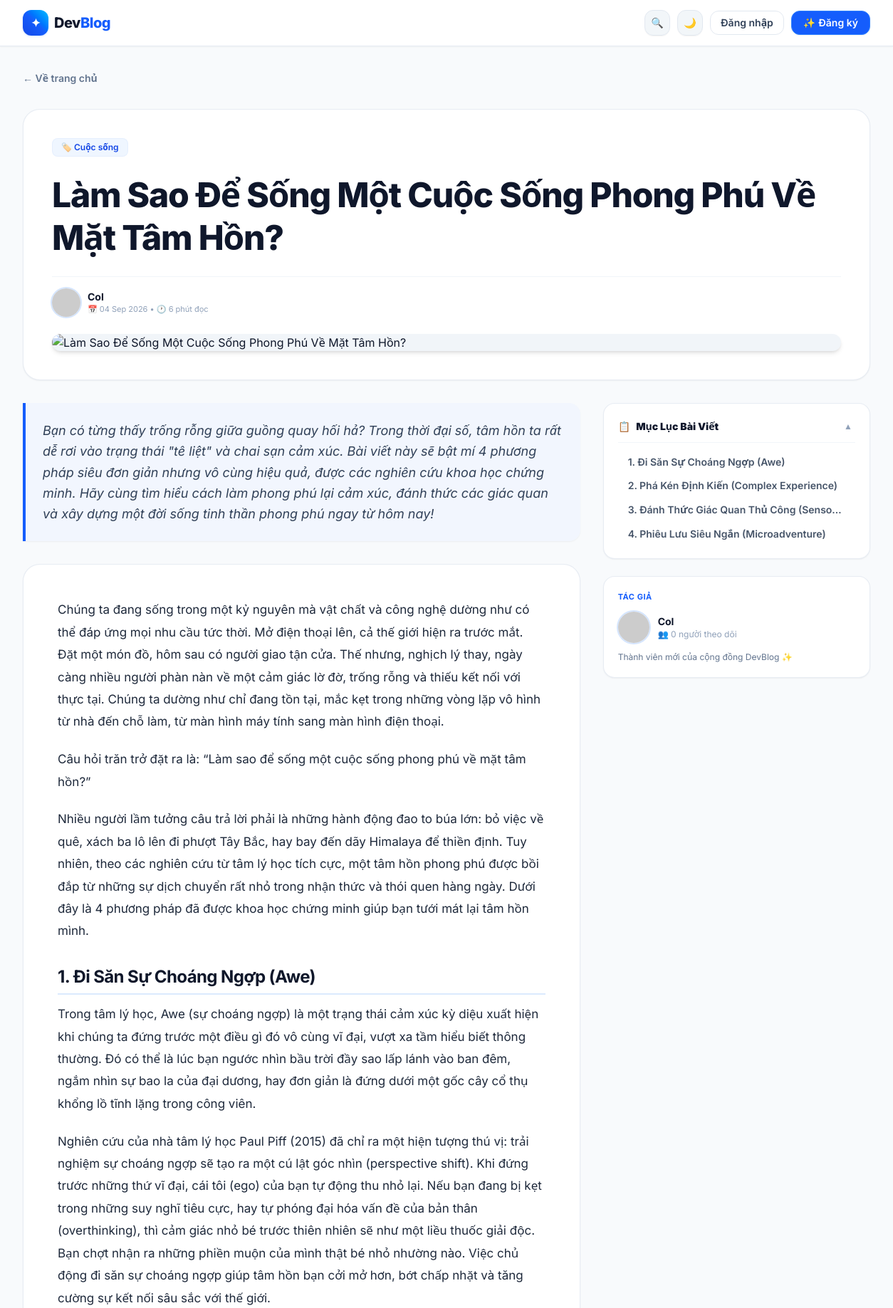
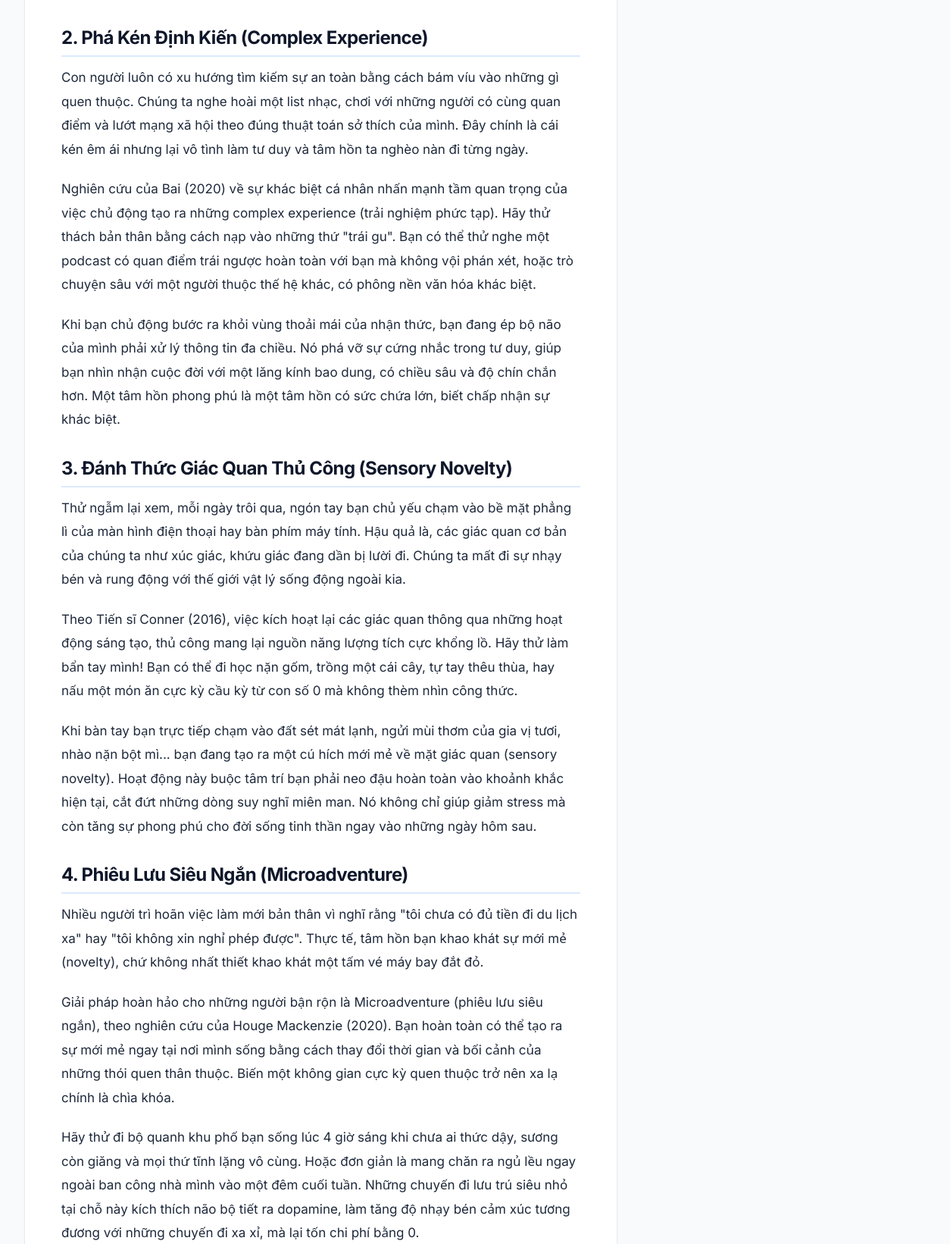
Page /post/9 (upper part) on the committed database (2 pictures, top to bottom).
### models.py (models this page shows, shortened)
class Tag(db.Model):
    __tablename__ = 'tags'
    id = db.Column(db.Integer, primary_key=True)
    name = db.Column(db.String(50), unique=True, nullable=False, index=True)
    slug = db.Column(db.String(60), unique=True, nullable=False, index=True)
    created_at = db.Column(db.DateTime, default=utc_now)

class Post(db.Model):
    __tablename__ = 'posts'
    id = db.Column(db.Integer, primary_key=True)
    title = db.Column(db.String(200), nullable=False)
    summary = db.Column(db.String(400), nullable=False)
    content = db.Column(db.Text, nullable=False)
    category = db.Column(db.String(50), nullable=False, default='Uncategorized')
    read_time = db.Column(db.Integer, default=1)          # phút đọc
    created_at = db.Column(db.DateTime, default=utc_now)
    updated_at = db.Column(db.DateTime, default=utc_now, onupdate=utc_now)
    user_id = db.Column(db.Integer, db.ForeignKey('users.id'), nullable=True)
    cover_image = db.Column(db.String(500), nullable=True)
    cover_position = db.Column(db.String(50), nullable=True, default='50% 50%')
    tags = db.relationship(
        'Tag',
        secondary=post_tags,
        backref=db.backref('posts', lazy='dynamic'),
        lazy='subquery'
    )
    likes    = db.relationship('Like',    backref='post', lazy='dynamic', cascade='all, delete-orphan')
    comments = db.relationship(
        'Comment',
        backref='post',
        lazy='dynamic',
        cascade='all, delete-orphan',
        order_by='Comment.created_at.asc()'
    )
    def get_cover_image(self):
        if self.cover_image and self.cover_image.strip():
            url = self.cover_image.strip()
            if url.startswith(('http://', 'https://')):
                if 'images.unsplash.com' in url or any(url.lower().endswith(ext) for ext in ('.jpg', '.jpeg', '.png', '.webp', '.gif', '.svg')):
                    return url
                if 'unsplash.com' in url:
                    clean_url = url.split('?')[0].rstrip('/')
                    last_part = clean_url.split('/')[-1]
                    photo_id = last_part.split('-')[-1]
                    if photo_id:
                        return f"https://images.unsplash.com/photo-{photo_id}?auto=format&fit=crop&w=1200&q=80"
            return url
    def get_cover_position(self):
        if self.cover_position and self.cover_position.strip():
            return self.cover_position.strip()
        return '50% 50%'
    def short_date(self):
        return self.created_at.strftime('%d %b %Y')
    def like_count(self):
        return self.likes.count()
    def comment_count(self):
        return self.comments.count()
    def is_liked_by(self, user):
        if user is None or not user.is_authenticated:
            return False
        return self.likes.filter_by(user_id=user.id).first() is not None

class User(UserMixin, db.Model):
    __tablename__ = 'users'
    id = db.Column(db.Integer, primary_key=True)
    username = db.Column(db.String(64), unique=True, nullable=False, index=True)
    email = db.Column(db.String(120), unique=True, nullable=False, index=True)
    password_hash = db.Column(db.String(256), nullable=False)
    avatar = db.Column(db.String(300), nullable=True)
    bio = db.Column(db.String(500), nullable=True, default='Lập trình viên & Người yêu công nghệ 🚀')
    role = db.Column(db.String(20), nullable=False, default='user')        # 'admin' | 'user'
    is_banned = db.Column(db.Boolean, nullable=False, default=False)      # True: bị khóa tài khoản
    created_at = db.Column(db.DateTime, default=utc_now)
    posts = db.relationship('Post', backref='author', lazy='dynamic', cascade='all, delete-orphan')
    likes    = db.relationship('Like',    backref='user', lazy='dynamic', cascade='all, delete-orphan')
    comments = db.relationship('Comment', backref='author', lazy='dynamic', cascade='all, delete-orphan')
    bookmarks = db.relationship('Bookmark', backref='user', lazy='dynamic', cascade='all, delete-orphan')
    notifications_received = db.relationship(
        'Notification',
        foreign_keys='Notification.recipient_id',
        backref='recipient',
        lazy='dynamic',
        cascade='all, delete-orphan',
        order_by='Notification.created_at.desc()'
    )
    followed = db.relationship(
        'User',
        secondary=followers,
        primaryjoin=(followers.c.follower_id == id),
        secondaryjoin=(followers.c.followed_id == id),
        backref=db.backref('followers', lazy='dynamic'),
        lazy='dynamic'
    )
    def get_avatar(self):
        if self.avatar and self.avatar.strip():
            return self.avatar.strip()
        return f'https://api.dicebear.com/7.x/bottts/svg?seed={self.username}&backgroundColor=7c6af7,22d3ee,4ade80'
    def followers_count(self):
        return self.followers.count()

### blueprints/posts.py (the view)
@posts_bp.route('/post/<int:post_id>')
def post_detail(post_id):
    post = Post.query.get_or_404(post_id)
    comment_form = CommentForm()
    comments = post.comments.order_by(Comment.created_at.asc()).all()
    user_liked = post.is_liked_by(current_user)
    related_posts = Post.query.filter(Post.id != post.id).order_by(db.func.random()).limit(3).all()
    return render_template(
        'post_detail.html',
        post=post,
        comment_form=comment_form,
        comments=comments,
        user_liked=user_liked,
        related_posts=related_posts,
    )

### utils.py (called while the page is built)
def render_markdown(text):
    if not text:
        return ""
    raw_html = markdown.markdown(
        text,
        extensions=[
            'fenced_code',
            'tables',
            'nl2br',
            'sane_lists',
        ]
    )
    if BLEACH_AVAILABLE:
        cleaned_html = bleach.clean(
            raw_html,
            tags=ALLOWED_HTML_TAGS,
            attributes=ALLOWED_HTML_ATTRIBUTES,
            strip=True
        )
        return bleach.linkify(cleaned_html)
    return raw_html

### templates/post_detail.html (shortened to what this page needs)
{% extends 'base.html' %}
{% block content %}
<article class="max-w-7xl mx-auto space-y-8 fade-in">
  <div>
    <a href="{{ url_for('index') }}"
      class="inline-flex items-center gap-1.5 text-sm font-semibold text-slate-500 dark:text-slate-400 hover:text-blue-600 dark:hover:text-sky-400 transition">
      ← Về trang chủ
    </a>
  </div>
  <header
    class="space-y-6 bg-white dark:bg-slate-900 p-6 sm:p-10 rounded-3xl border border-slate-200/80 dark:border-slate-800 shadow-xs transition-colors">
    <div class="flex flex-wrap items-center gap-2">
      {% if post.tags %}
      {% for tag in post.tags %}
      <a href="{{ url_for('tag_posts', slug=tag.slug) }}"
        class="inline-flex items-center px-3 py-1 rounded-lg bg-blue-50 dark:bg-blue-950/60 hover:bg-blue-100 dark:hover:bg-blue-900/80 text-blue-700 dark:text-sky-300 font-semibold text-xs transition border border-blue-100/50 dark:border-blue-900/40"
        title="Xem tất cả bài viết chủ đề {{ tag.name }}">
        🏷️ {{ tag.name }}
      </a>
      {% endfor %}
      {% else %}
      <span
        class="inline-flex items-center px-3 py-1 rounded-lg bg-slate-100 dark:bg-slate-800 text-slate-700 dark:text-slate-300 font-semibold text-xs">
        📁 {{ post.category }}
      </span>
      {% endif %}
    </div>
    <h1
      class="text-2xl sm:text-4xl lg:text-5xl font-extrabold text-slate-900 dark:text-white tracking-tight leading-tight sm:leading-tight">
      {{ post.title }}
    </h1>
    <div
      class="pt-4 border-t border-slate-100 dark:border-slate-800 flex flex-wrap items-center justify-between gap-4 text-xs sm:text-sm text-slate-500 dark:text-slate-400">
      {% if post.author %}
      <div class="flex items-center gap-3">
        <a href="{{ url_for('user_profile', username=post.author.username) }}" class="flex items-center gap-2.5 group">
          <img src="{{ post.author.get_avatar() }}" alt="{{ post.author.username }}"
            class="w-10 h-10 rounded-full object-cover ring-2 ring-blue-500/20" />
          <div>
            <div
              class="font-bold text-slate-900 dark:text-white group-hover:text-blue-600 dark:group-hover:text-sky-400 transition">
              {{ post.author.username }}</div>
            <div class="text-[11px] text-slate-400 dark:text-slate-500">📅 {{ post.short_date() }} • 🕐 {{
              post.read_time }} phút đọc</div>
          </div>
        </a>
      </div>
      {% endif %}
    </div>
    {% if post.get_cover_image() %}
    <div class="mt-6 rounded-2xl overflow-hidden bg-slate-100 dark:bg-slate-800 shadow-md">
      <img src="{{ post.get_cover_image() }}" alt="{{ post.title }}" class="w-full max-h-[480px] object-cover"
        style="object-position: {{ post.get_cover_position() }};" />
    </div>
    {% endif %}
  </header>
  {% set post_like_count = post.like_count() %}
  {% set post_comment_count = post.comment_count() %}
  {% set post_followers_count = post.author.followers_count() if post.author else 0 %}
  {% if current_user.is_authenticated and post.author and current_user.id != post.author.id %}
  {% set post_is_following = current_user.is_following(post.author) %}
  {% else %}
  {% set post_is_following = false %}
  {% endif %}
  {% if current_user.is_authenticated %}
  {% set post_is_bookmarked = current_user.is_bookmarked(post) %}
  {% else %}
  {% set post_is_bookmarked = false %}
  {% endif %}
  <div class="grid grid-cols-1 md:grid-cols-12 lg:grid-cols-12 gap-8 items-start">
    <div class="md:col-span-8 lg:col-span-8 xl:col-span-8 space-y-8 min-w-0">
      {% if post.summary %}
      <div
        class="p-6 bg-blue-50/70 dark:bg-blue-950/30 border-l-4 border-blue-600 dark:border-blue-500 rounded-r-2xl text-slate-700 dark:text-blue-200 italic text-base sm:text-lg leading-relaxed shadow-xs">
        {{ post.summary }}
      </div>
      {% endif %}
      <div
        class="bg-white dark:bg-slate-900 p-6 sm:p-10 lg:p-12 rounded-3xl border border-slate-200/80 dark:border-slate-800 shadow-xs transition-colors">
        <div
          class="post-content prose dark:prose-invert prose-slate max-w-none prose-headings:font-bold prose-headings:tracking-tight prose-a:text-blue-600 dark:prose-a:text-sky-400 hover:prose-a:text-blue-700 prose-img:rounded-2xl prose-pre:rounded-2xl"
          id="post-content">
          {{ post.content | markdown | safe }}
        </div>
      </div>
    </div>
    <aside class="hidden md:block md:col-span-4 lg:col-span-4 xl:col-span-4 sticky top-24 space-y-6">
      <div
        class="post-toc-wrapper bg-white dark:bg-slate-900 p-5 rounded-2xl border border-slate-200/80 dark:border-slate-800 shadow-xs space-y-3 transition-colors"
        id="post-toc-wrapper" aria-label="Mục lục bài viết" style="display:none">
        <div class="flex items-center justify-between border-b border-slate-100 dark:border-slate-800 pb-2.5">
          <div class="flex items-center gap-2 font-bold text-slate-900 dark:text-white text-sm">
            <span>📋</span>
            <strong class="toc-title">Mục Lục Bài Viết</strong>
          </div>
          <button type="button"
            class="toc-toggle-btn text-xs text-slate-400 hover:text-slate-600 dark:hover:text-slate-300 font-bold p-1 rounded-md hover:bg-slate-100 dark:hover:bg-slate-800 transition cursor-pointer"
            id="toc-toggle-btn" aria-expanded="true" aria-controls="toc-nav" title="Thu gọn mục lục">
            <span class="toc-arrow inline-block transition-transform duration-200">▲</span>
          </button>
        </div>
        <nav
          class="toc-nav text-sm text-slate-600 dark:text-slate-300 space-y-1 max-h-[calc(100vh-14rem)] overflow-y-auto pr-1"
          id="toc-nav"></nav>
      </div>
      {% if post.author %}
      <div
        class="bg-white dark:bg-slate-900 p-5 rounded-2xl border border-slate-200/80 dark:border-slate-800 shadow-xs space-y-3 transition-colors">
        <div class="text-[11px] font-bold text-blue-600 dark:text-sky-400 uppercase tracking-wider">Tác giả</div>
        <div class="flex items-center gap-3">
          <a href="{{ url_for('user_profile', username=post.author.username) }}" class="shrink-0">
            <img src="{{ post.author.get_avatar() }}" alt="{{ post.author.username }}"
              class="w-11 h-11 rounded-full object-cover ring-2 ring-blue-500/20" />
          </a>
          <div class="min-w-0 flex-1">
            <a href="{{ url_for('user_profile', username=post.author.username) }}"
              class="font-bold text-sm text-slate-900 dark:text-white hover:text-blue-600 dark:hover:text-sky-400 transition truncate block">
              {{ post.author.username }}
            </a>
            <div class="text-xs text-slate-400 dark:text-slate-500">
              👥 <span>{{ post_followers_count }} người theo dõi</span>
            </div>
          </div>
        </div>
        <p class="text-xs text-slate-500 dark:text-slate-400 line-clamp-2">
          {{ post.author.bio or 'Thành viên cộng đồng DevBlog 🚀' }}
        </p>
      </div>
      {% endif %}
    </aside>
  </div>
</article>
{% endblock %}

### rows in the picture
Tag: name "Cuộc sống"
Post: title "Làm Sao Để Sống Một Cuộc Sống Phong Phú Về Mặt Tâm Hồn?", short_date "04 Sep 2026", read_time "6", summary "Bạn có từng thấy trống rỗng giữa guồng quay hối hả? Trong thời đại số, tâm hồn ta rất dễ rơi vào trạng thái \"tê liệt\" và chai sạn cảm xúc. Bài viết này sẽ bật mí 4 phương pháp siêu đơn giản nhưng vô cùng hiệu quả, được các nghiên cứu khoa học chứng minh. Hãy cùng tìm hiểu cách làm phong phú lại cảm xúc, đánh thức các giác quan và xây dựng một đời sống tinh thần phong phú ngay từ hôm nay!", content "Chúng ta đang sống trong một kỷ nguyên mà vật chất và công nghệ dường như có thể đáp ứng mọi nhu cầu tức thời. Mở điện thoại lên, cả thế giới hiện ra trước mắt. Đặt một món đồ, hôm sau có người giao tận cửa. Thế nhưng, nghịch lý thay, ngày càng nhiều người phàn nàn về một cảm giác lờ đờ, trống rỗng và thiếu kết nối với thực tại. Chúng ta dường như chỉ đang tồn tại, mắc kẹt trong những vòng lặp vô hình từ nhà đến chỗ làm, từ màn hình máy tính sang màn hình điện thoại. Câu hỏi trăn trở đặt ra là: “Làm sao để sống một cuộc sống phong phú về mặt tâm hồn?” Nhiều người lầm tưởng câu trả lời phải là những hành động đao to búa lớn: bỏ việc về quê, xách ba lô lên đi phượt Tây Bắc, hay bay đến dãy…"
User: author.username "Col", author "Thành viên mới của cộng đồng DevBlog ✨"

### other values in the picture
{{ post_followers_count }} "0"
